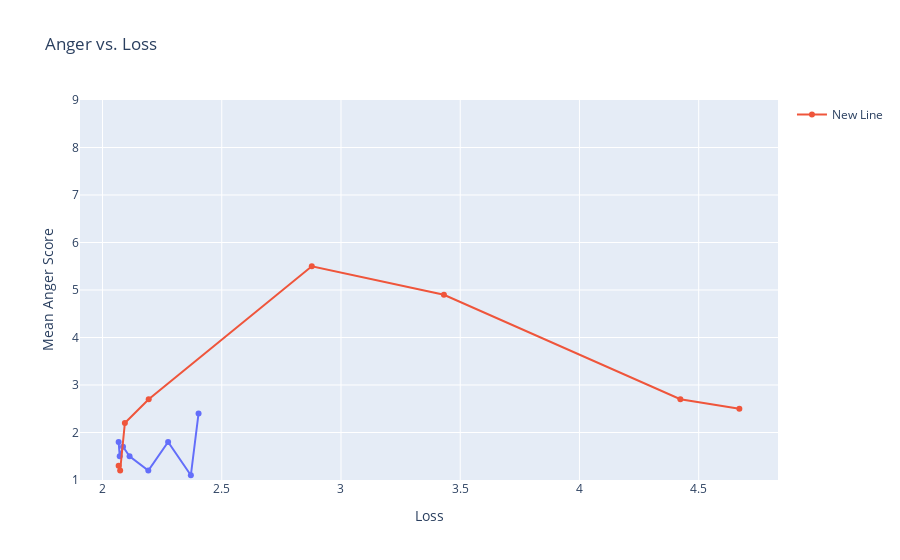

Notebook code cell kept with this figure:
### Code cell
fig = px.line(x=act_steer_losses, y=mean_scores, title="Anger vs. Loss", labels={"x": "Loss", "y": "Mean Anger Score"}, markers=True)
fig.add_scatter(x=sae_anger_losses, y=mean_sae_scores, mode='lines+markers', name='New Line')
fig.update_yaxes(range=[1, 9], dtick=1)
fig.show()

### Figure 1 — Plotly figure (JSON) as saved in the notebook; plotly's stock layout.template omitted (floating-point values rounded to 4 significant figures)
{"data": [{"hovertemplate": "Loss=%{x}<br>Mean Anger Score=%{y}<extra></extra>", "legendgroup": "", "line": {"color": "#636efa", "dash": "solid"}, "marker": {"symbol": "circle"}, "mode": "lines+markers", "name": "", "orientation": "v", "showlegend": false, "type": "scatter", "x": [2.068, 2.072, 2.086, 2.113, 2.192, 2.275, 2.37, 2.403], "xaxis": "x", "y": [1.8, 1.5, 1.7, 1.5, 1.2, 1.8, 1.1, 2.4], "yaxis": "y"}, {"mode": "lines+markers", "name": "New Line", "type": "scatter", "x": [2.068, 2.074, 2.094, 2.194, 2.878, 3.432, 4.423, 4.671], "y": [1.3, 1.2, 2.2, 2.7, 5.5, 4.9, 2.7, 2.5]}], "layout": {"legend": {"tracegroupgap": 0}, "title": {"text": "Anger vs. Loss"}, "xaxis": {"anchor": "y", "domain": [0, 1], "title": {"text": "Loss"}}, "yaxis": {"anchor": "x", "domain": [0, 1], "dtick": 1, "range": [1, 9], "title": {"text": "Mean Anger Score"}}}}
